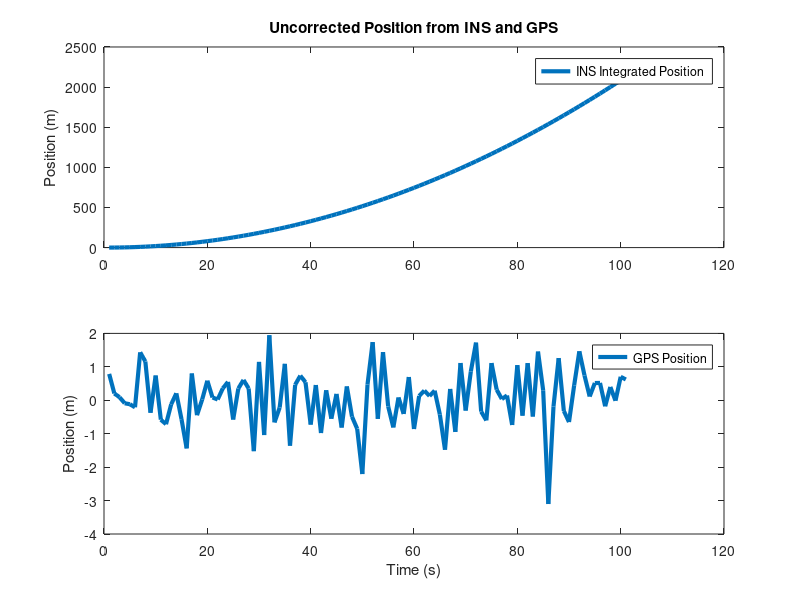
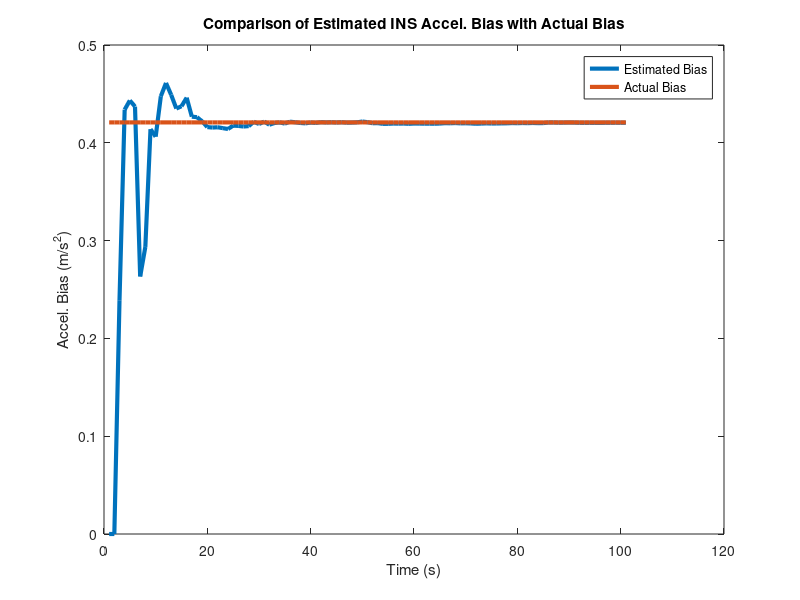
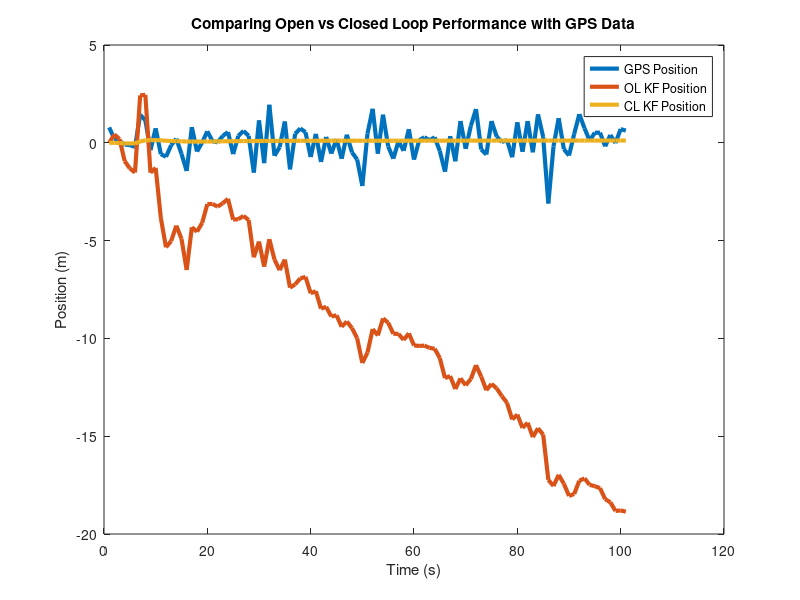

The MATLAB source for these figures, in order:
clear 
close all 
clc

%% Load Initial Parameters 

%       See ReadME for description of system and measurement data

load('params/vars.mat')
load('params/H9P1.mat')

%% Perform Integration of INS Accel. 

for i = 1:length(aINSu)-1  
   vINS = aINSu(i)*dt + vINS ; 
   xINS(i+1) = vINS*dt + xINS(i) ;  
end

%% Plot Uncorrected Position Data 

figure(1)
subplot(2,1,1)
plot((1:length(aINSu)), xINS, 'LineWidth',3) 
ylabel('Position (m)')
title("Uncorrected Position from INS and GPS")
legend("INS Integrated Position")
subplot(2,1,2)
plot((1:length(aINSu)), zGPS, 'LineWidth', 3)
xlabel('Time (s)') 
ylabel('Position (m)')
legend("GPS Position")

%% Performing Open Loop Kalman Filter

accel_bias_ol = zeros(1,length(aINSu)) ; 
pos_corr_ol   = zeros(1,length(aINSu)) ;
for k = 1:length(xINS) 
    % Observable Measurement Error 
    hk = xINS(k) + x_k_(1) ; 
    z_k = zGPS(k) - hk ; 
    
    % Updating Kalman Gain 
    K_k = P_k_*H_k'*inv(H_k*P_k_*H_k' + R_k) ; 
    
    % Posteriror Error Estimate 
    x_k = x_k_ + K_k*(z_k) ; 
    accel_bias_ol(k) = x_k(3) ; 

    % Propagate Estimate and Error Covariance
    P_k = (I - K_k*H_k)*P_k_ ; 
    x_k_ = phi_k*x_k + w_k ;  
    P_k_ = phi_k*P_k*phi_k' + Q_k ; 

    % Update Position Estimate
    xINSc = xINS(k) + 0.5*x_k(3)*k^2 ; 
    pos_corr_ol(k) = xINSc ; 
end

%% Plot Acceleration Bias

figure(2)
plot((1:length(aINSu)), -accel_bias_ol, 'LineWidth', 3) ; 
hold on 
plot((1:length(aINSu)), ones(1,length(aINSu))*b, 'LineWidth', 3) ; 
xlabel('Time (s)') 
ylabel('Accel. Bias (m/s^2)') 
legend("Estimated Bias", "Actual Bias")
title("Comparison of Estimated INS Accel. Bias with Actual Bias")

%% Plot Corrected Position compared with GPS Position

figure(3) 
plot((1:length(aINSu)), zGPS, 'LineWidth', 3)
hold on
plot((1:length(aINSu)), pos_corr_ol, 'LineWidth', 3); 
xlabel('Time (s)') 
ylabel('Position (m)') 
title("Comparing Open vs Closed Loop Performance with GPS Data")

%% Performing Closed Loop Kalman Filter

% Start with Fresh Workspace 
clear 
load('params/vars.mat')
load('params/H9P1.mat')

% Run KF Algorithm
accel_bias_cl = zeros(1,length(aINSu)) ; 
pos_corr_cl   = zeros(1,length(aINSu)) ;
xINSc         = 0 ;
for k = 1:length(xINS) 
    % Observable Measurement Error 
    hk = xINSc + x_k_(1) ; 
    z_k = zGPS(k) - hk ; 
    
    % Updating Kalman Gain 
    K_k = P_k_*H_k'*inv(H_k*P_k_*H_k' + R_k) ; 
    
    % Posteriror Error Estimate 
    x_k = x_k_ + K_k*(z_k) ; 
    accel_bias_cl(k) = x_k(3) ; 

    % Propagate Estimate and Error Covariance
    P_k = (I - K_k*H_k)*P_k_ ; 
    x_k_ = phi_k*x_k + w_k ;  
    P_k_ = phi_k*P_k*phi_k' + Q_k ; 

    % Update Position Estimate
    xINSc = xINSc + 0.5*x_k(3)*dt^2 ; 
    pos_corr_cl(k) = xINSc ; 
end

%% Plot Position Estimate with Closed Loop KF
figure(3)
plot((1:length(aINSu)), pos_corr_cl, 'LineWidth', 3); 
legend("GPS Position", "OL KF Position", "CL KF Position")
